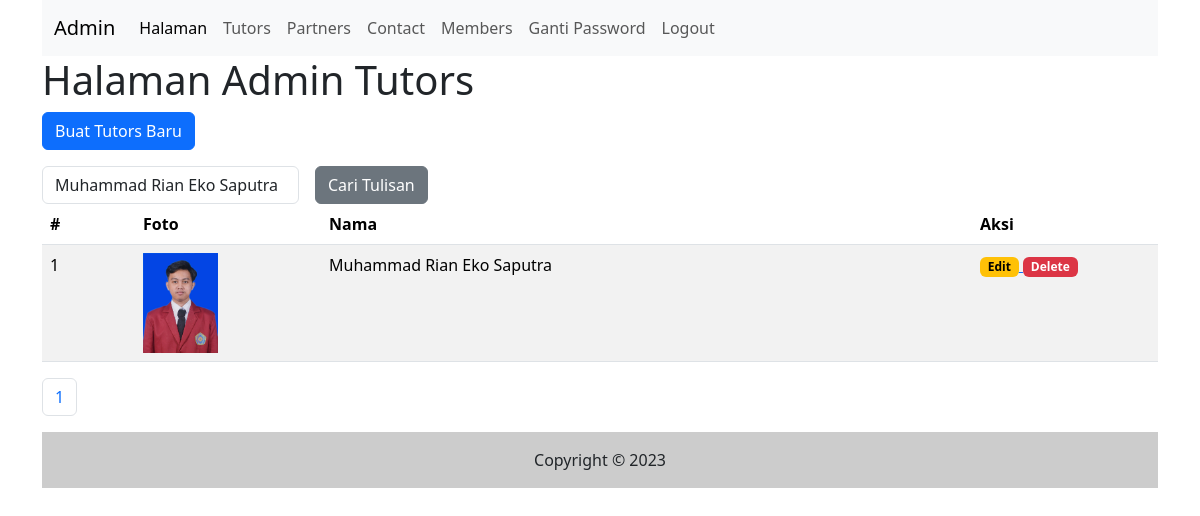
Screenshot of /admin/tutors.php?katakunci=Muhammad Rian Eko Saputra (signed in) with the database file from the repository.
### tables this page shows
CREATE TABLE `tutors` (
  `id` int(11) NOT NULL,
  `nama` varchar(255) NOT NULL,
  `foto` varchar(255) NOT NULL,
  `isi` text NOT NULL,
  `tgl_isi` timestamp NOT NULL DEFAULT current_timestamp()
);

### inc/inc_fungsi.php (called while the page is built, shortened)
<?php
function tutors_foto($id){
    global $koneksi;
    $sql1   = "select * from tutors where id = '$id'";
    $q1     = mysqli_query($koneksi,$sql1);
    $r1     = mysqli_fetch_array($q1);
    $foto   = strip_tags($r1['foto']);
    if($foto){
        return $foto;
    }else{
        return 'tutors_default_picture.jpeg';
    }
}

### admin/tutors.php (the view, shortened to what this page needs)
<?php include("inc_header.php") ?>
<?php
$katakunci = (isset($_GET['katakunci'])) ? $_GET['katakunci'] : "";
?>
<h1>Halaman Admin Tutors</h1>
<p>
    <a href="tutors_input.php">
        <input type="button" class="btn btn-primary" value="Buat Tutors Baru" />
    </a>
</p>
<form class="row g-3" methode="get">
    <div class="col-auto">
        <input type="text" class="form-control" placeholder="Masukkan Kata Kunci" name="katakunci"
            value="<?php echo $katakunci ?>" />
    </div>
    <div class="col-auto">
        <input type="submit" name="cari" value="Cari Tulisan" class="btn btn-secondary">
    </div>
</form>
<table class="table table-striped">
    <thead>
        <tr>
            <th class="col-1">#</th>
            <th class="col-2">Foto</th>
            <th>Nama</th>
            <th class="col-2">Aksi</th>
        </tr>
    </thead>
    <tbody>
        <?php
        $sqltambahan = "";
        $per_halaman = 5;
        if ($katakunci != '') {
            $array_katakunci = explode(" ", $katakunci);
            for ($x = 0; $x < count($array_katakunci); $x++) {
                $sqlcari[] = "(nama like '%" . $array_katakunci[$x] . "%' or isi like '%" . $array_katakunci[$x] . "%')";
            }
            $sqltambahan = "where " . implode(" or ", $sqlcari);
        }
        $sql1   = "select * from tutors $sqltambahan";
        $page   = isset($_GET['page'])?(int)$_GET['page']:1;
        $mulai  = ($page > 1)?($page*$per_halaman) - $per_halaman : 0;
        $q1     = mysqli_query($koneksi, $sql1);
        $total  = mysqli_num_rows($q1);
        $pages  = ceil($total/$per_halaman);
        $nomor  = $mulai + 1;
        $sql1   = $sql1." order by id desc limit $mulai,$per_halaman";
        $q1     = mysqli_query($koneksi, $sql1);
        while ($r1 = mysqli_fetch_array($q1)) {
            ?>
            <tr>
                <td>
                    <?php echo $nomor++ ?>
                </td>
                <td>
                    <img src="../gambar/<?php echo tutors_foto($r1['id']) ?>" style="max-height:100px;max-width:100px"/>
                </td>
                <td>
                    <?php echo $r1['nama'] ?>
                </td>
                <td>
                    <a href="tutors_input.php?id=<?php echo $r1['id']?>">
                    <span class="badge text-bg-warning">Edit</span>
                    </a>
                    <a href="tutors.php?op=delete&id=<?php echo $r1['id']?>" onclick="return confirm('Ingin hapus data?')">
                    <span class="badge text-bg-danger">Delete</span>
                    </a>
                </td>
            </tr>
            <?php
        }
        ?>
    </tbody>
</table>
<nav aria-label="Page navigation example">
        <ul class="pagination">
        <?php
        $cari = (isset($_GET['cari']))?$_GET['cari'] : "";
        for($i=1; $i <= $pages; $i++){
            ?>
            <li class="page-item">
                <a class="page-link" href="tutors.php?katakunci=<?php echo $katakunci?>&cari=<?php echo $cari?>&page=<?php echo $i?>"><?php echo $i?></a>
            </li>
            <?php
        }
        ?>
        </ul>
</nav>
<?php include("inc_footer.php") ?>

### rows the page displays
tutors: id+foto (picture), nama "Muhammad Rian Eko Saputra"
